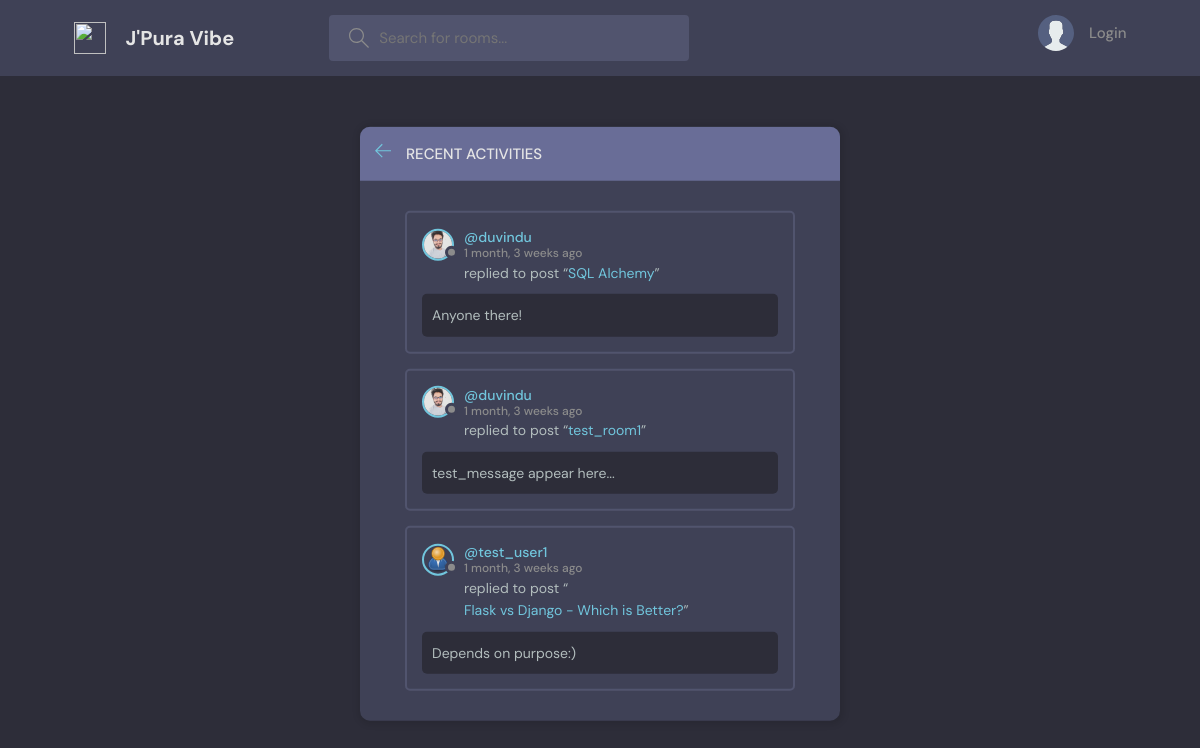
The page /activity/ on the database as committed earlier.
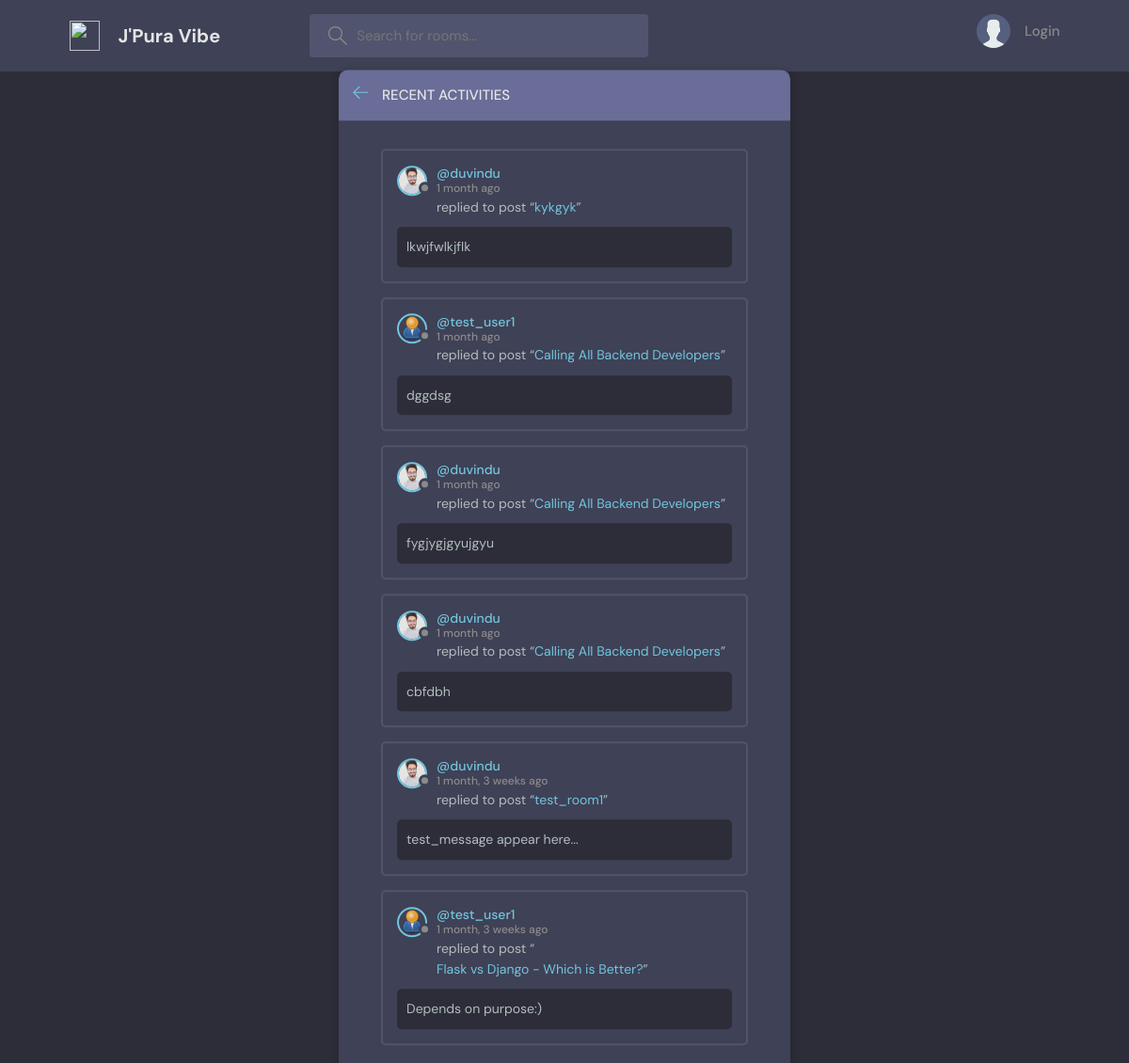
The same page on the database as committed later.
### home/models.py (models this page shows, shortened)
class Message(models.Model):
    user = models.ForeignKey(User, on_delete=models.CASCADE)
    room = models.ForeignKey(Rooms, on_delete=models.CASCADE)
    body = models.TextField()
    updated = models.DateTimeField(auto_now=True)
    created = models.DateTimeField(auto_now_add=True)
    class Meta:
        ordering = ['-created']

class Profile(models.Model):
    user = models.OneToOneField(User, on_delete = models.CASCADE)
    image = models.ImageField(upload_to='profile/', blank=True, null=True)
    @property
    def imageURL(self):
        try:
            url = self.image.url
        except:
            url = '/images/profile/default.png'
        return url

class Rooms(models.Model):
    host = models.ForeignKey(User, on_delete=models.CASCADE)
    topic = models.ForeignKey(Topic, on_delete=models.CASCADE)
    name  = models.CharField(max_length=200)
    description = models.TextField(null = True, blank = True)
    participants = models.ManyToManyField(User, related_name='participants', blank=True)
    updated = models.DateTimeField(auto_now=True)
    created = models.DateTimeField(auto_now_add=True)
    def __str__(self):
        return f"{self.name}"
    class Meta:
        ordering = ['-created']

### home/views.py (the view)
# urls.py: path('activity/', activityPage, name='activity'),
def activityPage(request):
    room_messages = Message.objects.all()
    context = {'room_messages': room_messages}
    return render(request, 'home/activity.html', context)

### home/templates/home/activity.html (shortened to what this page needs)
{% extends 'base.html' %}
{% block content %}
    <main class="layout">
      <div class="container">
        <div class="layout__box">
          <div class="layout__boxHeader">
            <div class="layout__boxTitle">
              <a href="{% url 'home' %}">
                <svg version="1.1" xmlns="http://www.w3.org/2000/svg" width="32" height="32" viewBox="0 0 32 32">
                  <title>arrow-left</title>
                  <path
                    d="M13.723 2.286l-13.723 13.714 13.719 13.714 1.616-1.611-10.96-10.96h27.625v-2.286h-27.625l10.965-10.965-1.616-1.607z"
                  ></path>
                </svg>
              </a>
              <h3>Recent Activities</h3>
            </div>
          </div>
          <div class="activities-page layout__body">
            {% for message in room_messages %}
            <div class="activities__box">
              <div class="activities__boxHeader roomListRoom__header">
                <a href="{% url 'user-profile' message.user.pk %}" class="roomListRoom__author">
                  {% if message.huser == request.user %}
                  <div class="avatar avatar--small active ">
                    <img src="{{message.user.profile.imageURL}}" />
                  </div>
                  {% else %}
                  <div class="avatar avatar--small ">
                    <img src="{{message.user.profile.imageURL}}" />
                  </div>
                  {% endif %}
                  <p>
                    @{{message.user.username}}
                    <span>{{message.created|timesince}} ago</span>
                  </p>
                </a>
            </div>
              <div class="activities__boxContent">
                <p>replied to post “<a href="{% url 'room' message.room.id %}">{{message.room}}</a>”</p>
                <div class="activities__boxRoomContent">
                    {{message.body}}
                </div>
              </div>
            </div>
            {% endfor %}
          </div>
        </div>
      </div>
    </main>
{% endblock %}

Rows that differ between the two databases and show on the page:
removed Message: user.profile.imageURL (picture), user.username "duvindu", created "1 month, 3 weeks", room "SQL Alchemy", body "Anyone there!"
added Message: user.profile.imageURL (picture), user.username "duvindu", created "1 month", room "kykgyk", body "lkwjfwlkjflk"
added Message: user.username "test_user1", created "1 month", room "Calling All Backend Developers", body "dggdsg"
added Message: user.profile.imageURL (picture), user.username "duvindu", created "1 month", room "Calling All Backend Developers", body "fygjygjgyujgyu"
added Message: user.profile.imageURL (picture), user.username "duvindu", created "1 month", room "Calling All Backend Developers", body "cbfdbh"
